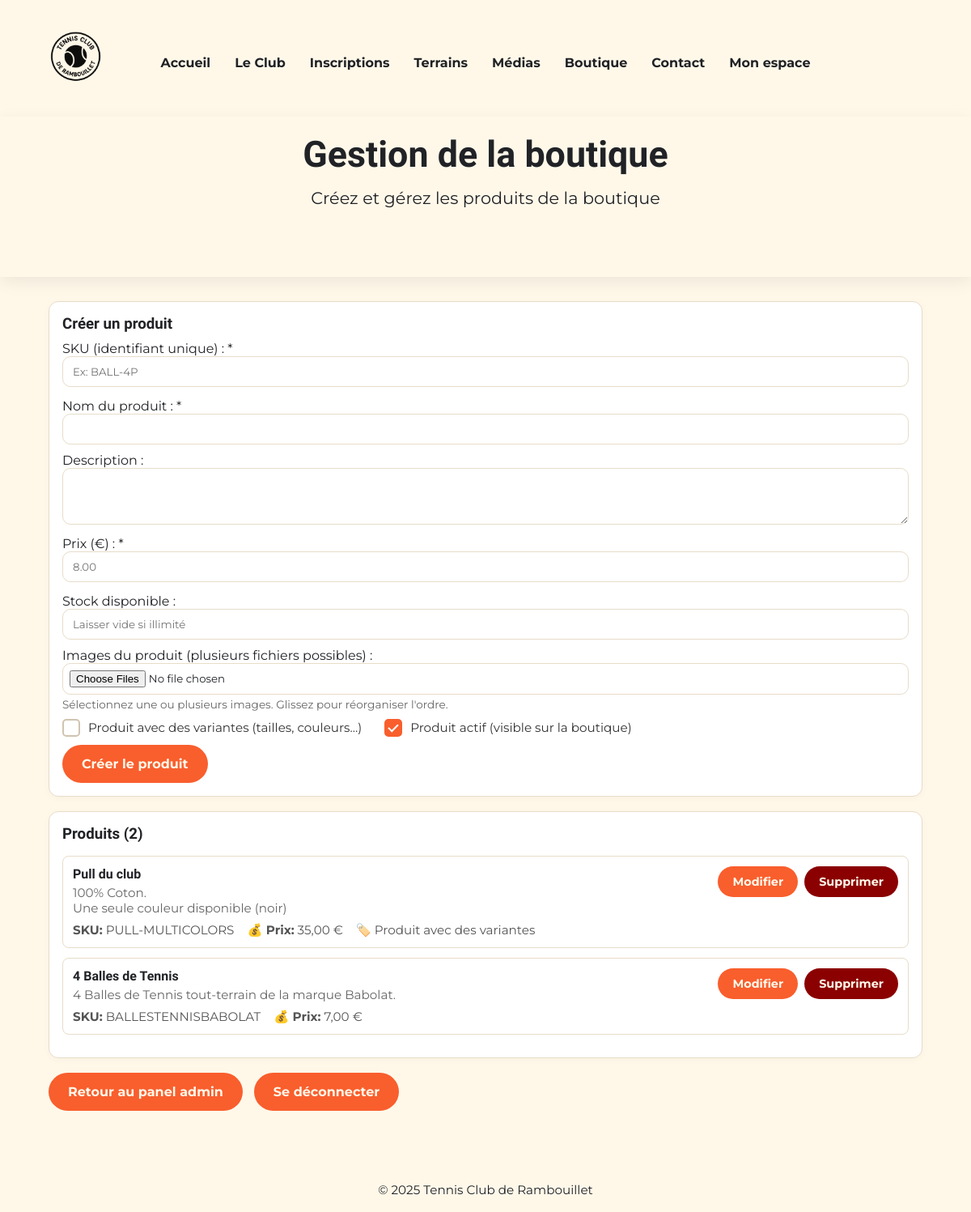
The app's page /php/admin-shop.php (signed in) with its own data.
### tables this page shows
CREATE TABLE `products` (
  `id` int(11) NOT NULL,
  `sku` varchar(50) NOT NULL,
  `name` varchar(255) NOT NULL,
  `description` text DEFAULT NULL,
  `price` decimal(10,2) NOT NULL,
  `image` varchar(255) DEFAULT NULL,
  `has_variants` tinyint(1) DEFAULT 0,
  `variant_types` varchar(100) DEFAULT NULL,
  `color_options` varchar(255) DEFAULT NULL,
  `stock` int(11) DEFAULT NULL,
  `active` tinyint(1) DEFAULT 1,
  `created_at` datetime NOT NULL DEFAULT current_timestamp()
);

### php/admin-shop.php (the view, shortened to what this page needs)
<?php
$pdo = db();
$pdo->exec("CREATE TABLE IF NOT EXISTS products (
  id INT AUTO_INCREMENT PRIMARY KEY,
  sku VARCHAR(50) NOT NULL UNIQUE,
  name VARCHAR(255) NOT NULL,
  description TEXT,
  price DECIMAL(10,2) NOT NULL,
  image VARCHAR(255),
  has_variants TINYINT(1) DEFAULT 0,
  variant_types VARCHAR(100) DEFAULT NULL,
  color_options VARCHAR(255) DEFAULT NULL,
  stock INT DEFAULT NULL,
  active TINYINT(1) DEFAULT 1,
  created_at DATETIME NOT NULL DEFAULT CURRENT_TIMESTAMP,
  INDEX idx_sku (sku),
  INDEX idx_active (active)
) ENGINE=InnoDB DEFAULT CHARSET=utf8mb4");
try {
  $pdo->exec("ALTER TABLE products ADD COLUMN variant_types VARCHAR(100) DEFAULT NULL");
} catch(Exception $e) { }
try {
  $pdo->exec("ALTER TABLE products ADD COLUMN color_options VARCHAR(255) DEFAULT NULL");
} catch(Exception $e) { }
$pdo->exec("CREATE TABLE IF NOT EXISTS product_images (
  id INT AUTO_INCREMENT PRIMARY KEY,
  product_id INT NOT NULL,
  image_path VARCHAR(255) NOT NULL,
  display_order INT DEFAULT 0,
  is_primary TINYINT(1) DEFAULT 0,
  created_at DATETIME NOT NULL DEFAULT CURRENT_TIMESTAMP,
  FOREIGN KEY (product_id) REFERENCES products(id) ON DELETE CASCADE,
  INDEX idx_product (product_id)
) ENGINE=InnoDB DEFAULT CHARSET=utf8mb4");
$editProduct = null;
$products = $pdo->query("SELECT * FROM products ORDER BY created_at DESC")->fetchAll();
?>
<!DOCTYPE html>
<html lang="fr">
<head>
  <link rel="stylesheet" href="/tennis-club-rambouillet/css/style.css">
  <link rel="stylesheet" href="/tennis-club-rambouillet/css/admin.css">
</head>
<body>
  <header>
    <div class="container header-flex">
      <a href="/tennis-club-rambouillet/index.html"><img src="/tennis-club-rambouillet/img/logo.png" alt="Logo" class="logo"></a>
      <nav>
        <ul>
          <li><a href="/tennis-club-rambouillet/index.html">Accueil</a></li>
          <li><a href="/tennis-club-rambouillet/le-club.html">Le Club</a></li>
          <li><a href="/tennis-club-rambouillet/inscriptions.html">Inscriptions</a></li>
          <li><a href="/tennis-club-rambouillet/terrains.php">Terrains</a></li>
          <li><a href="/tennis-club-rambouillet/php/medias.php">Médias</a></li>
          <li><a href="/tennis-club-rambouillet/boutique.html">Boutique</a></li>
          <li><a href="/tennis-club-rambouillet/contact.html">Contact</a></li>
          <li><a href="/tennis-club-rambouillet/php/dashboard.php">Mon espace</a></li>
        </ul>
      </nav>
    </div>
  </header>
  <section class="hero">
    <div class="container">
      <h1>Gestion de la boutique</h1>
      <p>Créez et gérez les produits de la boutique</p>
    </div>
  </section>
  <main class="admin">
    <div class="container">
      <section class="card" aria-label="<?= $editProduct ? 'Modifier le produit' : 'Créer un produit' ?>">
        <h3><?= $editProduct ? 'Modifier le produit' : 'Créer un produit' ?></h3>
        <form method="post" class="create-event" autocomplete="off" enctype="multipart/form-data">
          <div class="form-row">
            <div class="form-field">
              <label>SKU (identifiant unique) : *
                <input type="text" name="product_sku" value="<?= $editProduct ? htmlspecialchars($editProduct['sku']) : '' ?>" required placeholder="Ex: BALL-4P">
              </label>
            </div>
            <div class="form-field">
              <label>Nom du produit : *
                <input type="text" name="product_name" value="<?= $editProduct ? htmlspecialchars($editProduct['name']) : '' ?>" required>
              </label>
            </div>
          </div>
          <div class="form-row">
            <div class="form-field">
              <label>Description :
                <textarea name="product_description" rows="3" style="width:100%;padding:10px 12px;border:1px solid #e7dcc9;border-radius:10px;font-family:inherit;resize:vertical"><?= $editProduct ? htmlspecialchars($editProduct['description']) : '' ?></textarea>
              </label>
            </div>
          </div>
          <div class="form-row">
            <div class="form-field">
              <label>Prix (€) : *
                <input type="number" name="product_price" value="<?= $editProduct ? htmlspecialchars($editProduct['price']) : '' ?>" required min="0" step="0.01" placeholder="8.00">
              </label>
            </div>
            <div class="form-field">
              <label>Stock disponible :
                <input type="number" name="product_stock" value="<?= $editProduct && $editProduct['stock'] !== null ? htmlspecialchars($editProduct['stock']) : '' ?>" min="0" placeholder="Laisser vide si illimité">
              </label>
            </div>
          </div>
          <div class="form-row">
            <div class="form-field">
              <label>Images du produit (plusieurs fichiers possibles) :
                <input type="file" name="product_images[]" id="product_images" accept="image/jpeg,image/jpg,image/png,image/gif,image/webp" style="padding:8px" multiple>
                <span style="color:#666;font-size:0.85rem;display:block;margin-top:4px">Sélectionnez une ou plusieurs images. Glissez pour réorganiser l'ordre.</span>
              </label>
            </div>
          </div>
          <div class="form-row" style="gap:28px;align-items:center">
            <label class="custom-checkbox">
              <input type="checkbox" name="has_variants" id="has_variants" <?= $editProduct && $editProduct['has_variants'] ? 'checked' : '' ?>>
              <span>Produit avec des variantes (tailles, couleurs...)</span>
            </label>
            <label class="custom-checkbox">
              <input type="checkbox" name="active" <?= $editProduct ? ($editProduct['active'] ? 'checked' : '') : 'checked' ?>>
              <span>Produit actif (visible sur la boutique)</span>
            </label>
          </div>
          <div class="form-row" style="margin-top:10px">
            <button class="btn" type="submit"><?= $editProduct ? 'Modifier le produit' : 'Créer le produit' ?></button>
          </div>
        </form>
      </section>
      <section class="card" aria-label="Liste des produits" id="product-list">
        <h3>Produits (<?= count($products) ?>)</h3>
        <?php if(empty($products)): ?>
          <p style="color:#666;margin-top:8px">Aucun produit créé.</p>
        <?php else: ?>
          <div style="margin-top:16px">
            <?php foreach($products as $product): ?>
              <div style="background:#fff;border:1px solid #e7dcc9;border-radius:8px;padding:12px;margin-bottom:12px<?= !$product['active'] ? ';opacity:0.6' : '' ?>">
                <div style="display:flex;justify-content:space-between;align-items:start;gap:12px">
                  <div style="flex:1">
                    <h4 style="margin-bottom:4px">
                      <?= htmlspecialchars($product['name']) ?>
                    </h4>
                    <?php if($product['description']): ?>
                      <p style="color:#666;font-size:0.95rem;margin:4px 0"><?= nl2br(htmlspecialchars($product['description'])) ?></p>
                    <?php endif; ?>
                    <div style="display:flex;flex-wrap:wrap;gap:16px;margin-top:8px;font-size:0.95rem;color:#555">
                      <span><strong>SKU:</strong> <?= htmlspecialchars($product['sku']) ?></span>
                      <span><strong>💰 Prix:</strong> <?= number_format($product['price'], 2, ',', ' ') ?> €</span>
                      <?php if($product['has_variants']): ?>
                        <span>🏷️ Produit avec des variantes</span>
                      <?php endif; ?>
                    </div>
                  </div>
                  <div style="display:flex;gap:8px;margin:0">
                    <a href="/tennis-club-rambouillet/php/admin-shop.php?edit=<?= $product['id'] ?>" class="btn" style="padding:8px 16px;font-size:0.9rem">Modifier</a>
                    <form method="post" style="margin:0">
                      <button class="btn warn" type="submit" onclick="return confirm('Supprimer ce produit ?')" style="padding:8px 16px;font-size:0.9rem">Supprimer</button>
                    </form>
                  </div>
                </div>
              </div>
            <?php endforeach; ?>
          </div>
        <?php endif; ?>
      </section>
      <div class="form-row" style="margin-top:16px">
        <a class="btn" href="/tennis-club-rambouillet/php/admin.php">Retour au panel admin</a>
        <a class="btn" href="/tennis-club-rambouillet/php/logout.php">Se déconnecter</a>
      </div>
    </div>
  </main>
  <footer>
    <div class="container">
      <p>&copy; 2025 Tennis Club de Rambouillet</p>
    </div>
  </footer>
</body>
</html>

### css/style.css (style rules this page uses)
* { margin: 0; padding: 0; box-sizing: border-box; }
body { font-family: 'Montserrat', Arial, sans-serif; background: #FFF8E9; color: #202226; }
p { background: transparent; }
h1, h2, h3, h4, h5, h6 { font-family: 'Barlow Semi Condensed', Arial, sans-serif; font-weight: 600; }
h1 { font-size: 2.8rem; margin-bottom: 15px; }
.container { width: 90%; max-width: 1100px; margin: 0 auto; }
header { background: #FFF8E9; color: #202226; padding: 20px 0; }
.header-flex { display: flex; align-items: center; justify-content: flex-start; position: relative; }
.header-flex nav { position: absolute; left: 50%; transform: translateX(-50%); }
header .logo { height: 100px; width: auto; margin-right: 25px; transition: transform 0.2s; }
nav ul { list-style: none; display: flex; gap: 30px; margin-top: 10px; white-space: nowrap; }
nav a { color: #202226; text-decoration: none; font-weight: bold; font-family: 'Montserrat', Arial, sans-serif; transition: color .2s; }
.hero { background: #FFF8E9; color: #202226; text-align: center; padding: 20px 0 60px 0; box-shadow: 0 6px 20px rgba(0,0,0,0.07); }
.hero h1 { font-size: 2.8rem; margin-bottom: 15px; }
.hero p { font-size: 1.3rem; margin-bottom: 25px; }
footer { background: #FFF8E9; color: #202226; text-align: center; padding: 18px 0; margin-top: 40px; border-radius: 0 0 10px 10px; font-size: .95rem; }

### css/admin.css (style rules this page uses)
.admin { padding: 30px 0; }
.card { background: white; border: 1px solid #e7dcc9; border-radius: 12px; padding: 16px; box-shadow: 0 2px 8px rgba(0,0,0,.03); margin-bottom: 18px; }
.admin .card h3 { margin-bottom: 10px; }
.form-row { display: flex; gap: 14px; flex-wrap: wrap; }
.form-field { display: flex; flex-direction: column; flex: 1; min-width: 240px; }
.form-field input, .form-field select, .form-field textarea { width: 100%; padding: 10px 12px; border: 1px solid #e7dcc9; border-radius: 10px; font-family: 'Montserrat', Arial, sans-serif; }
.create-event .form-field { min-width: 100%; }
.create-event .form-row + .form-row { margin-top: 10px; }
.btn { display: inline-block; background: #F95E2D; color: #FFF8E9; font-weight: bold; font-family: 'Montserrat', Arial, sans-serif; font-size: 1rem; padding: 12px 22px; border-radius: 30px; border: 2px solid transparent; text-decoration: none; cursor: pointer; transition: .2s; }
.btn.warn { background: #8b0000; }

### php/admin-shop.php (style rules this page uses)
.custom-checkbox { display: inline-flex; align-items: center; gap: 10px; cursor: pointer; user-select: none; margin: 0; padding: 0; }
.custom-checkbox input[type="checkbox"] { appearance: none; -webkit-appearance: none; width: 22px; height: 22px; border: 2px solid #d0c4b0; border-radius: 5px; background: #fff; cursor: pointer; position: relative; transition: all 0.15s ease; flex-shrink: 0; margin: 0; }
.custom-checkbox input[type="checkbox"]:checked { background: #F95E2D; border-color: #F95E2D; }
.custom-checkbox input[type="checkbox"]:checked::after { content: ''; position: absolute; left: 50%; top: 50%; width: 5px; height: 10px; border: solid white; border-width: 0 2.5px 2.5px 0; transform: translate(-50%, -60%) rotate(45deg); }
.custom-checkbox span { margin: 0; font-size: 0.95rem; line-height: 1.4; color: #333; }

### records on screen
products: name "Pull du club", description "100% Coton. Une seule couleur disponible (noir)", sku "PULL-MULTICOLORS", price "35,00", has_variants "🏷️ Produit avec des variantes"
products: name "4 Balles de Tennis", description "4 Balles de Tennis tout-terrain de la marque Babolat.", sku "BALLESTENNISBABOLAT", price "7,00"

### other values on screen
count($products) "2"
